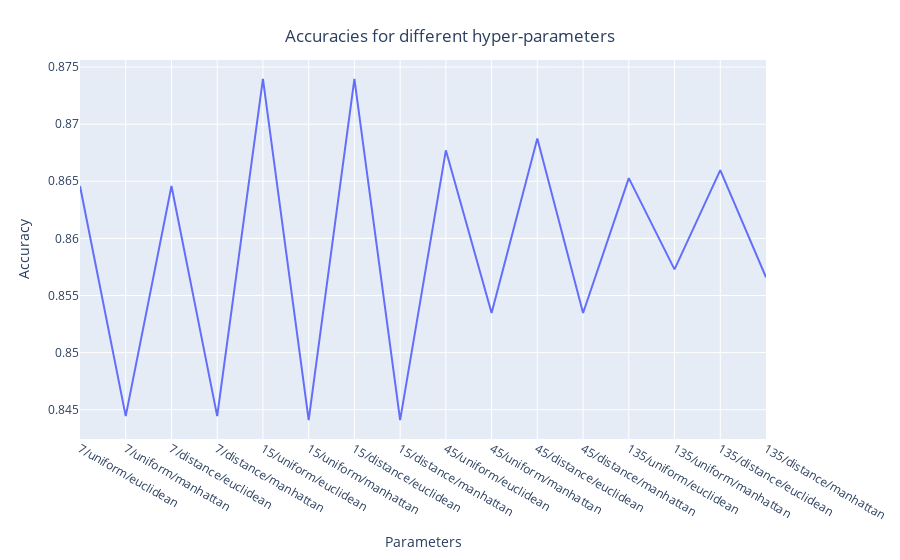

The notebook cell this image was saved under:
### Code cell
fig = px.line(plotdata, x = "Parameters", y = "Accuracy")
fig.update_layout(title = {"text": "Accuracies for different hyper-parameters",
                    "x": 0.5, "xanchor": "center", "yanchor": "top"})
iplot(fig)

### Figure 1 — Plotly figure (JSON) as saved in the notebook; plotly's stock layout.template omitted (floating-point values rounded to 4 significant figures)
{"data": [{"hovertemplate": "Parameters=%{x}<br>Accuracy=%{y}<extra></extra>", "legendgroup": "", "line": {"color": "#636efa", "dash": "solid"}, "marker": {"symbol": "circle"}, "mode": "lines", "name": "", "orientation": "v", "showlegend": false, "type": "scatter", "x": ["7/uniform/euclidean", "7/uniform/manhattan", "7/distance/euclidean", "7/distance/manhattan", "15/uniform/euclidean", "15/uniform/manhattan", "15/distance/euclidean", "15/distance/manhattan", "45/uniform/euclidean", "45/uniform/manhattan", "45/distance/euclidean", "45/distance/manhattan", "135/uniform/euclidean", "135/uniform/manhattan", "135/distance/euclidean", "135/distance/manhattan"], "xaxis": "x", "y": [0.8646, 0.8444, 0.8646, 0.8444, 0.874, 0.8441, 0.874, 0.8441, 0.8677, 0.8535, 0.8688, 0.8535, 0.8653, 0.8573, 0.866, 0.8566], "yaxis": "y"}], "layout": {"legend": {"tracegroupgap": 0}, "margin": {"t": 60}, "title": {"text": "Accuracies for different hyper-parameters", "x": 0.5, "xanchor": "center", "yanchor": "top"}, "xaxis": {"anchor": "y", "domain": [0, 1], "title": {"text": "Parameters"}}, "yaxis": {"anchor": "x", "domain": [0, 1], "title": {"text": "Accuracy"}}}}
